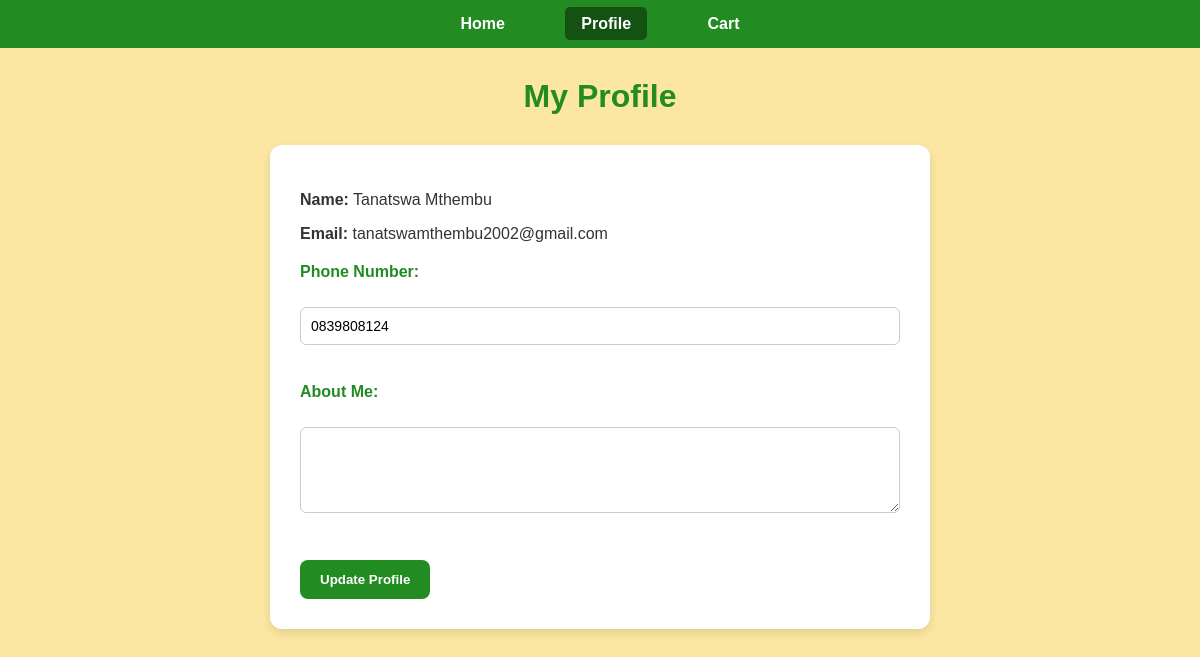
The app's page /PHP/buyer_profile.php (signed in) with its own data.
### tables this page shows
CREATE TABLE `users` (
  `user_id` int(11) NOT NULL,
  `fname` varchar(250) DEFAULT NULL,
  `lname` varchar(250) DEFAULT NULL,
  `about_me` text NOT NULL,
  `email` varchar(250) DEFAULT NULL,
  `username` varchar(250) NOT NULL,
  `phone_num` varchar(15) DEFAULT NULL,
  `user_password` varchar(250) NOT NULL,
  `role` enum('buyer','seller','admin') NOT NULL,
  `profile_image` varchar(255) DEFAULT NULL,
  `created_at` timestamp NOT NULL DEFAULT current_timestamp(),
  `updated_at` timestamp NOT NULL DEFAULT current_timestamp() ON UPDATE current_timestamp()
);

### htdocs/PHP/buyer_profile.php (the view, shortened to what this page needs)
<?php
require_once("../Configurations/Config_db.php");
$user_id = $_SESSION['user_id'];
$stmt = $conn->prepare("SELECT fname, lname, email, phone_num, about_me FROM users WHERE user_id = ?");
$stmt->bind_param("i", $user_id);
$stmt->execute();
$result = $stmt->get_result();
$profile = $result->fetch_assoc();
?>
<!DOCTYPE html>
<html lang="en">
<head>
  <link rel="stylesheet" href="../CSS/Buyer_Profile.css" />
</head>
<body>
  <nav class="buyer-dashboard-nav">
    <a href="buyer_dashboard.php">Home</a>
    <a href="buyer_profile.php" class="active">Profile</a>
    <a href="buyer_cart.php">Cart</a>
  </nav>
  <h1>My Profile</h1>
  <section>
    <form method="POST">
      <p><strong>Name:</strong> <?= htmlspecialchars($profile['fname'] . ' ' . $profile['lname']) ?></p>
      <p><strong>Email:</strong> <?= htmlspecialchars($profile['email']) ?></p>
      <label for="phone_num"><strong>Phone Number:</strong></label><br>
      <input type="text" id="phone_num" name="phone_num" value="<?= htmlspecialchars($profile['phone_num']) ?>" required><br><br>
      <label for="about_me"><strong>About Me:</strong></label><br>
      <textarea id="about_me" name="about_me" rows="4" cols="50"><?= htmlspecialchars($profile['about_me']) ?></textarea><br><br>
      <button type="submit">Update Profile</button>
    </form>
  </section>
</body>
</html>

### htdocs/CSS/Buyer_Profile.css (style rules this page uses)
body { margin: 0; padding: 0; font-family: Arial, sans-serif; background-color: #FBE7A1; color: #333; }
h1 { text-align: center; color: #228B22; margin-top: 30px; }
.buyer-dashboard-nav { background-color: #228B22; padding: 15px; text-align: center; }
.buyer-dashboard-nav a { color: white; text-decoration: none; margin: 0 20px; font-weight: bold; padding: 8px 16px; border-radius: 5px; }
.buyer-dashboard-nav a.active, .buyer-dashboard-nav a:hover { background-color: #145214; }
section { background-color: white; max-width: 600px; margin: 30px auto; padding: 30px; border-radius: 12px; box-shadow: 0 4px 10px rgba(0,0,0,0.1); }
label { font-weight: bold; display: block; margin-top: 20px; color: #228B22; }
input[type="text"], textarea { width: 100%; padding: 10px; margin-top: 8px; border: 1px solid #ccc; border-radius: 6px; box-sizing: border-box; font-size: 14px; }
button[type="submit"] { background-color: #228B22; color: white; padding: 12px 20px; margin-top: 25px; border: none; border-radius: 8px; cursor: pointer; font-weight: bold; transition: background-color 0.3s ease; }

### records on screen
users: fname+lname "Tanatswa Mthembu", email "tanatswamthembu2002@gmail.com", phone_num "0839808124"
